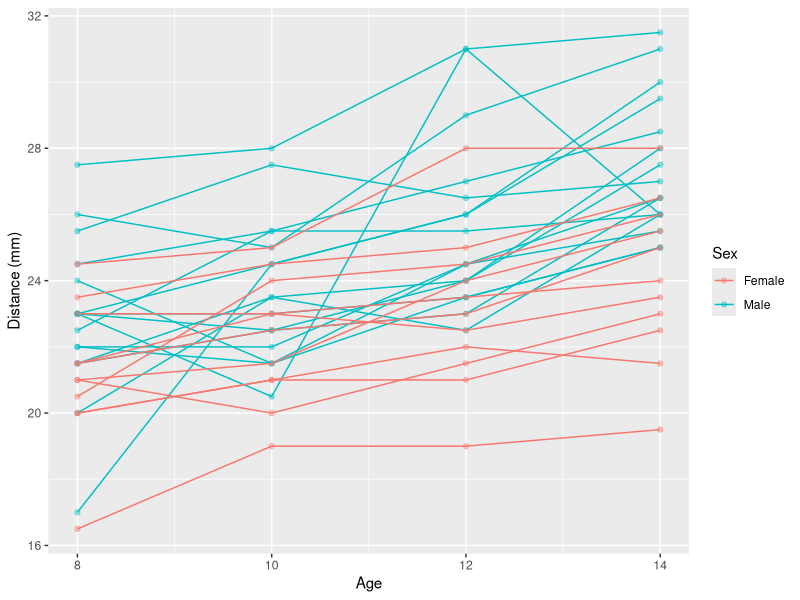
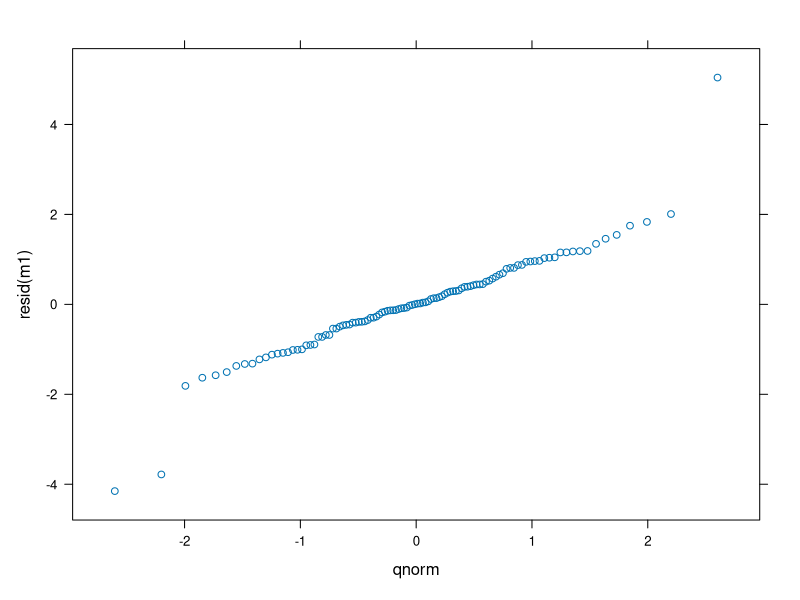
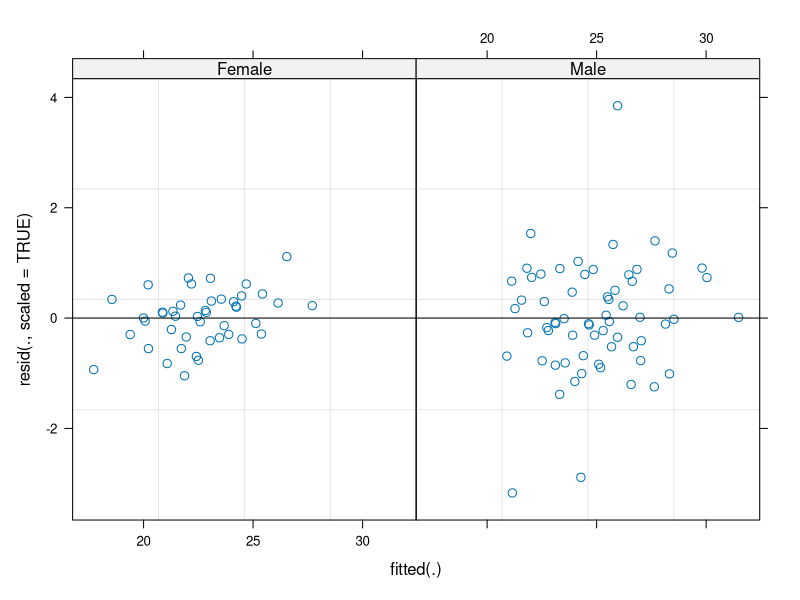
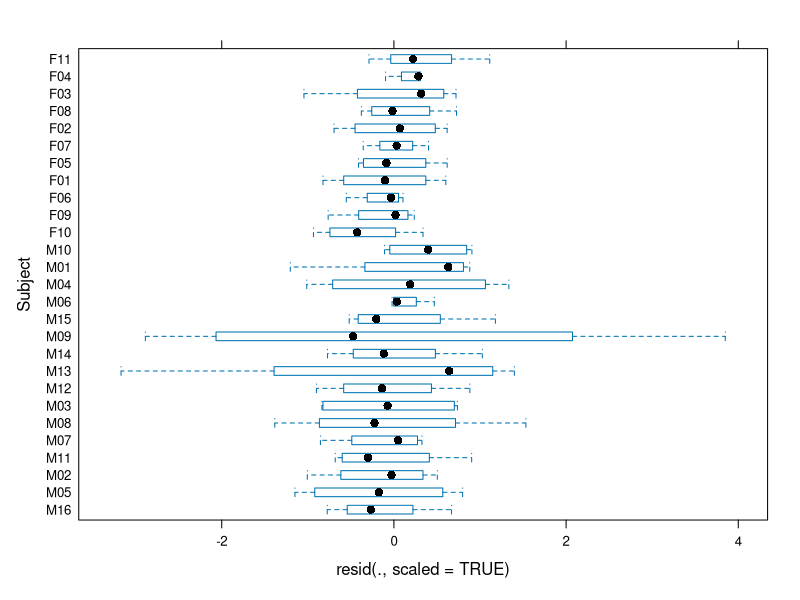
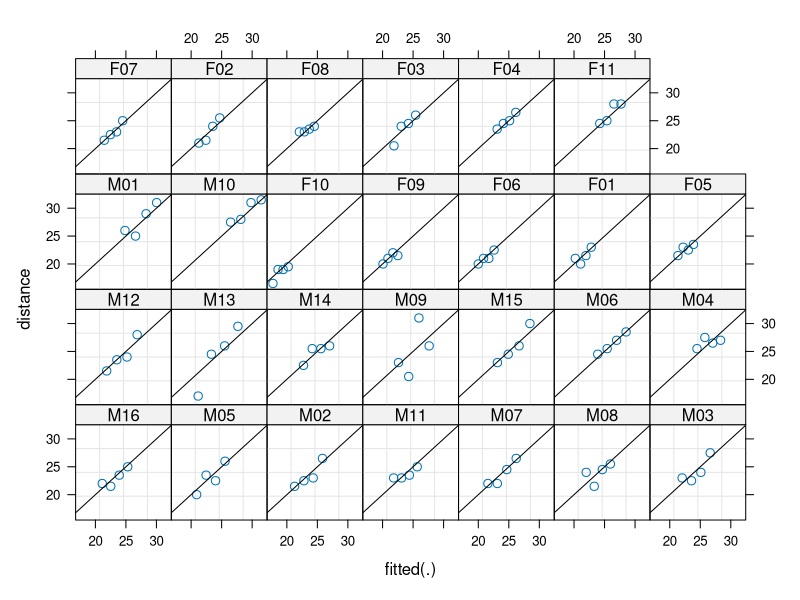
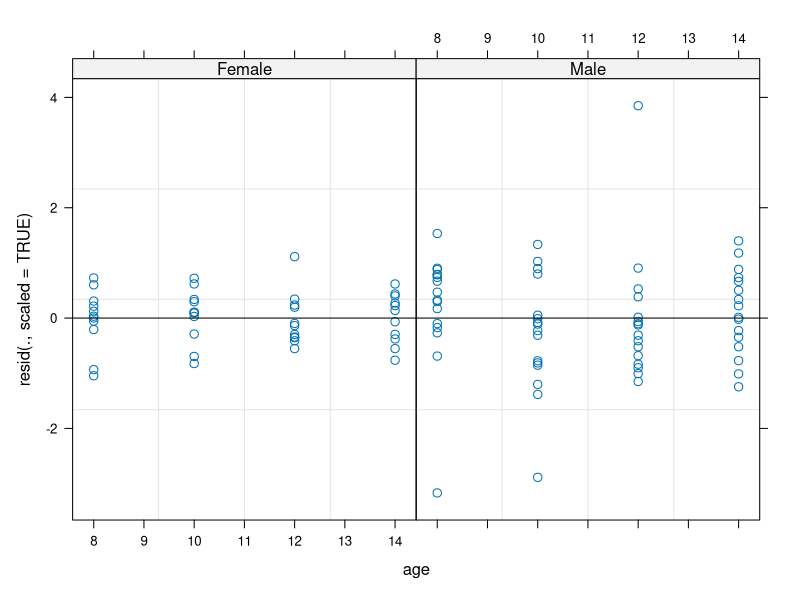
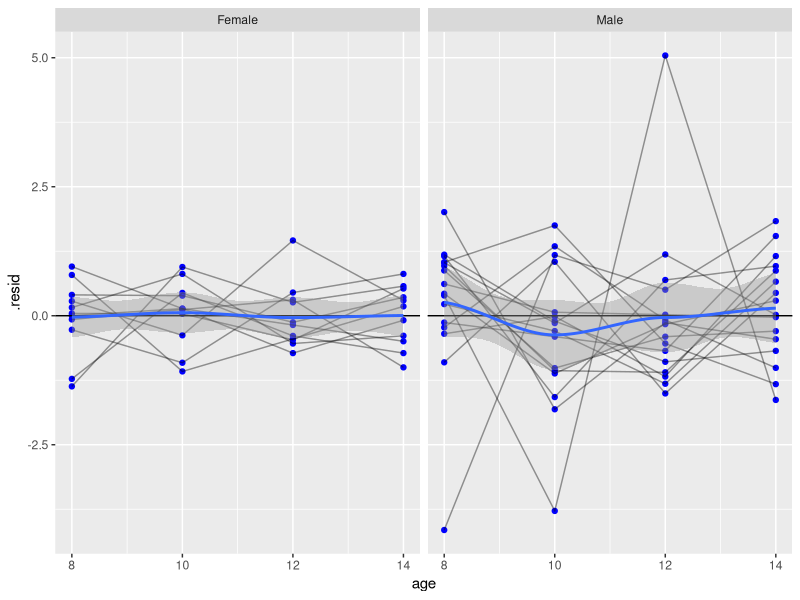
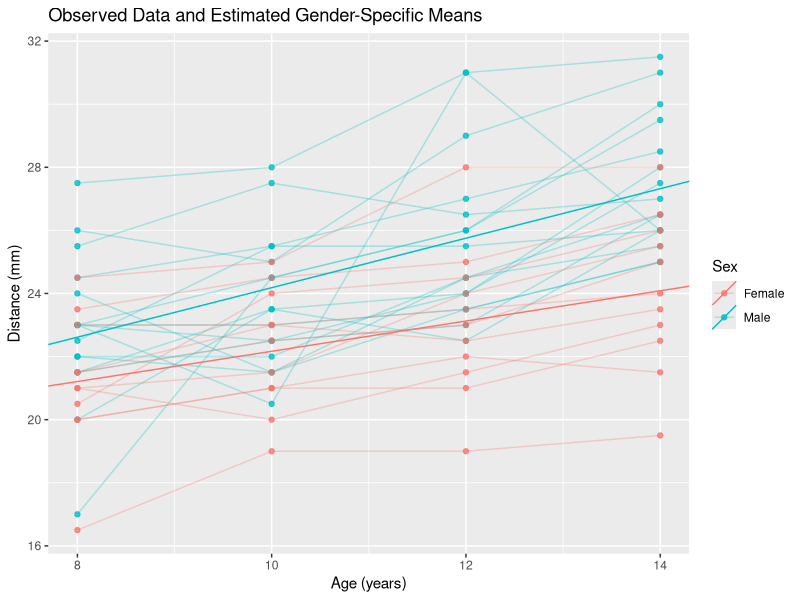

Write R code to recreate these figures, in order.
## ---- chunk 1
library(lme4)
data(Orthodont,package="nlme")
head(Orthodont)
Orthodont$Sex=relevel(Orthodont$Sex,ref="Female")
## ---- chunk 2
library(ggplot2)

ggplot(Orthodont, aes(x=age,y=distance,color=Sex,group=Subject)) + geom_point(alpha=0.4) + geom_line() + 
  xlab("Age") + ylab("Distance (mm)") 
## ---- chunk 3
library(lme4)
m1=lmer(distance~Sex+age+age*Sex+(1+age|Subject),data=Orthodont)
summary(m1)
## ---- chunk 4
library(lattice)
#basic qqplot
qqmath(resid(m1))
## ---- chunk 5
#standardized residuals y-Xbeta-Zb versus fitted values by gender
#standardized by the estimate of sigma=sqrt(var(epsilon))
plot(m1,resid(.,scaled=TRUE)~fitted(.)|Sex,abline=0)
## ---- chunk 6
## boxplots of residuals by Subject
plot(m1, Subject ~ resid(., scaled=TRUE))
## ---- chunk 7
## observed versus fitted values by Subject
## fitted value is X_ibeta+Z_ib_i
plot(m1, distance ~ fitted(.) | Subject, abline = c(0,1))
## ---- chunk 8
## residuals by age, separated by Subject
plot(m1, resid(., scaled=TRUE) ~ age | Sex, abline = 0)
## ---- chunk 9
library(ggplot2)
m1F <- fortify.merMod(m1)
# plot of raw residuals, use .scresid for scaled
ggplot(m1F, aes(age,.resid)) + geom_point(colour="blue") + facet_grid(.~Sex) +
        geom_hline(yintercept=0)+geom_line(aes(group=Subject),alpha=0.4)+geom_smooth(method="loess")
## (warnings about loess are due to having only 4 unique x values)
## ---- chunk 10
#int girl, int boy, slope girl, slope boy
cmat=cbind(c(1,0,0,0),c(1,1,0,0),c(0,0,1,0),c(0,0,1,1))
girlboyintslope=t(cmat)%*%fixef(m1)
gbvcov=t(cmat)%*%vcov(m1)%*%cmat
cbind(girlboyintslope-1.96*sqrt(diag(gbvcov)),girlboyintslope,girlboyintslope+1.96*sqrt(diag(gbvcov)))
## ---- chunk 11
est=data.frame(sl = girlboyintslope[3:4,], 
                 int = girlboyintslope[1:2,], 
                 SEX = c('Female','Male'))
library(ggplot2)
ggplot(Orthodont, aes(x=age,y=distance,color=Sex,group=Subject)) + geom_point(alpha=0.8) + geom_line(alpha=0.3) +
  geom_abline(data=est, aes(intercept=int, slope=sl, color=SEX)) +
  xlab("Age (years)") + ylab("Distance (mm)") + 
  ggtitle("Observed Data and Estimated Gender-Specific Means")

## ---- chunk 12
boyint=coef(m1)$Subject[1:16,1]+coef(m1)$Subject[1:16,2]
girlint=coef(m1)$Subject[17:27,1]
boyslope=coef(m1)$Subject[1:16,3]+coef(m1)$Subject[1:16,4]
girlslope=coef(m1)$Subject[17:27,3]
int=c(boyint,girlint)
sl=c(boyslope,girlslope)
est2=data.frame(sl,int, 
                 SEX = c(rep('Male',16),rep('Female',11)))
library(ggplot2)
ggplot(Orthodont, aes(x=age,y=distance,color=Sex,group=Subject)) + geom_point(alpha=0.0) +
  geom_abline(data=est2, aes(intercept=int, slope=sl, color=SEX),alpha=.2) + 
  geom_abline(data=est, aes(intercept=int, slope=sl, color=SEX)) +
  xlab("Age (years)") + ylab("Distance (mm)") + 
  ggtitle("Trajectories by Gender")

